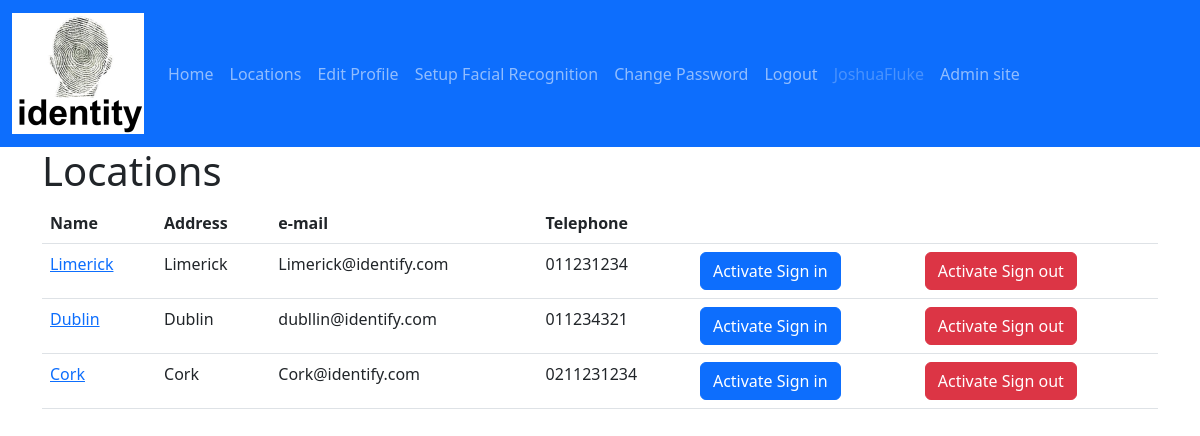
The app's page /locations/ (signed in) with its own data.
### identity/models.py (models this page shows, shortened)
class UserAccount(AbstractUser):
    is_face_recognition_enabled = models.BooleanField(default=False)
    is_twin = models.BooleanField(default=False)
    telephone = models.CharField(max_length=20, blank=True)

class Location(models.Model):
    id = models.AutoField(primary_key=True)
    address = models.CharField(max_length=200)
    description = models.CharField(max_length=200)
    email = models.EmailField(max_length=200, unique=True)
    name = models.CharField(max_length=200, unique=True)
    telephone = models.CharField(max_length=20)

### identity/views.py (the view)
# urls.py: path('locations/', views.locations, name='locations'),
@login_required
def locations(request):
    locations: list(Location) = Location.objects.order_by('-name')
    return render(request, 'locations/index.html', {'locations': locations})

### identity/templates/locations/index.html (shortened to what this page needs)
{% extends "master.html" %}
{% block content %}
    <h1 id="my-desc">Locations</h1>
    {% if locations %}
        <table class="table" aria-describedby="my-desc">
            <thead>
                <tr>
                    <th>Name</th>
                    <th>Address</th>
                    <th>e-mail</th>
                    <th>Telephone</th>
                    <th>
                    </th>
                    <th>
                    </th>
                </tr>
            </thead>
            <tbody>
                {% for location in locations %}
                    <tr>
                        <td>
                            <a href="{% url 'details' location.id %}">{{ location.name }}</a>
                        </td>
                        <td>{{ location.name }}</td>
                        <td>{{ location.email }}</td>
                        <td>{{ location.telephone }}</td>
                        <td>
                            <a class="btn btn-primary" href="{% url 'sign_in' location.id %}">Activate Sign in</a>
                        </td>
                        <td>
                            <a class="btn btn-danger" href="{% url 'sign_out' location.id %}">Activate Sign out</a>
                        </td>
                    </tr>
                {% endfor %}
            </tbody>
        </table>
    {% else %}
        <p>No locations are available.</p>
    {% endif %}
{% endblock content %}

### identity/templates/master.html (shortened to what this page needs)
{% load static %}
<!DOCTYPE html>
<html lang="en">
    <head>
        <link href="https://cdn.jsdelivr.net/npm/bootstrap@5.2.2/dist/css/bootstrap.min.css"
              rel="stylesheet"
/>
    </head>
    <body>
        <header>
            <nav class="navbar navbar-expand-lg navbar-dark bg-primary">
                <div class="container-fluid">
                    <a class="navbar-brand" href="/">
                        <img src="{% static 'img/identity-logo.png' %}" alt="Identity Logo"/>
                    </a>
                    <div class="collapse navbar-collapse" id="navbarColor01">
                        <ul class="navbar-nav me-auto">
                            <li class="nav-item active">
                                <a class="nav-link" href="/">Home
                                </a>
                            </li>
                            {% if user.is_authenticated %}
                                <li class="nav-item">
                                    <a class="nav-link" href="{% url 'locations' %}">Locations</a>
                                </li>
                                <li class="nav-item">
                                    <a class="nav-link" href="{% url 'edit_user_profile' %}">Edit Profile</a>
                                </li>
                                <li class="nav-item">
                                    <a class="nav-link" href="{% url 'setup_facial_recognition' %}">Setup Facial Recognition</a>
                                </li>
                                <li class="nav-item">
                                    <a class="nav-link" href="{% url 'change_password' %}">Change Password</a>
                                </li>
                                <li class="nav-item">
                                    <a class="nav-link" href="{% url 'logout' %}">Logout</a>
                                </li>
                                <li class="nav-item">
                                    <span class="nav-link disabled">{{ user.get_username }}</span>
                                </li>
                            {% else %}
                                <li class="nav-item">
                                    <a class="nav-link" href="{% url 'login' %}">Login</a>
                                </li>
                            {% endif %}
                            <li class="nav-item">
                                <a class="nav-link" href="{% url 'admin:index' %}">Admin site</a>
                            </li>
                        </ul>
                    </div>
                </div>
            </nav>
        </header>
        <div class="container">
            <div class="row">
                <main>
                    {% block content %}
                    {% endblock content %}
                </main>
            </div>
        </div>
    </body>
</html>

### records on screen
UserAccount: get_username "JoshuaFluke"
Location: name "Limerick", email "Limerick@identify.com", telephone "011231234"
Location: name "Dublin", email "dubllin@identify.com", telephone "011234321"
Location: name "Cork", email "Cork@identify.com", telephone "0211231234"
